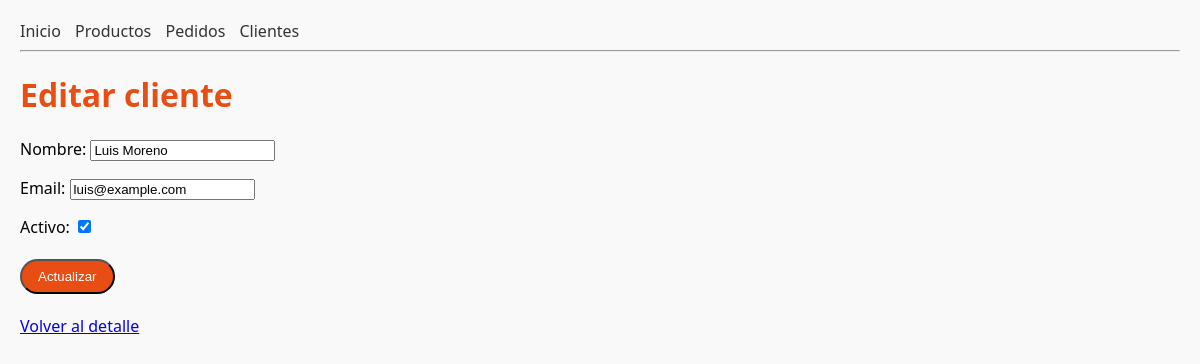
/clientes/2/editar/, run on the app's committed database.
### tienda/models.py (models this page shows, shortened)
class Cliente(models.Model):
    nombre = models.CharField(max_length=100)
    email = models.EmailField(unique=True)
    fecha_registro = models.DateTimeField(auto_now_add=True)
    activo = models.BooleanField(default=True)

### tienda/views.py (the view)
# urls.py: path("clientes/<int:pk>/editar/", views.editar_cliente, name="editar_cliente"),
def editar_cliente(request, pk):
    cliente = get_object_or_404(Cliente, pk=pk)
    if request.method == "POST":
        form = ClienteForm(request.POST, instance=cliente)
        if form.is_valid():
            form.save()
            return redirect("tienda:detalle_cliente", pk=cliente.pk)
    else:
        form = ClienteForm(instance=cliente)
    return render(request, "tienda/editar_cliente.html", {"form": form, "cliente": cliente})

### tienda/forms.py
class ClienteForm(forms.ModelForm):
    class Meta:
        model = Cliente
        fields = ["nombre", "email", "activo"]
        widgets = {
            "nombre": forms.TextInput(attrs={
                "placeholder": "Nombre completo"
            }),
            "email": forms.EmailInput(attrs={
                "placeholder": "Correo electrónico"
            }),
        }

### tienda/templates/tienda/editar_cliente.html (shortened to what this page needs)
{% extends "tienda/base.html" %}
{% block content %}
<h1>Editar cliente</h1>
<form method="post">
    {{ form.as_p }}
    <button type="submit" class="btn primary">Actualizar</button>
</form>
<p>
    <a href="{% url 'tienda:detalle_cliente' cliente.pk %}">Volver al detalle</a>
</p>
{% endblock %}

### tienda/static/css/main.css (style rules this page uses)
body { font-family: 'Segoe UI', sans-serif; margin: 20px; background-color: #f9f9f9; }
h1 { color: #e84d13; }
.btn { display: inline-block; padding: 8px 16px; margin: 5px 0; color: #fff; border-radius: 9999px; text-decoration: none; font-weight: 500; transition: background 0.3s, transform 0.2s; }
.primary { background-color: #e84d13; }

### data on the page
Cliente: nombre "Luis Moreno", email "luis@example.com", activo "☑"
